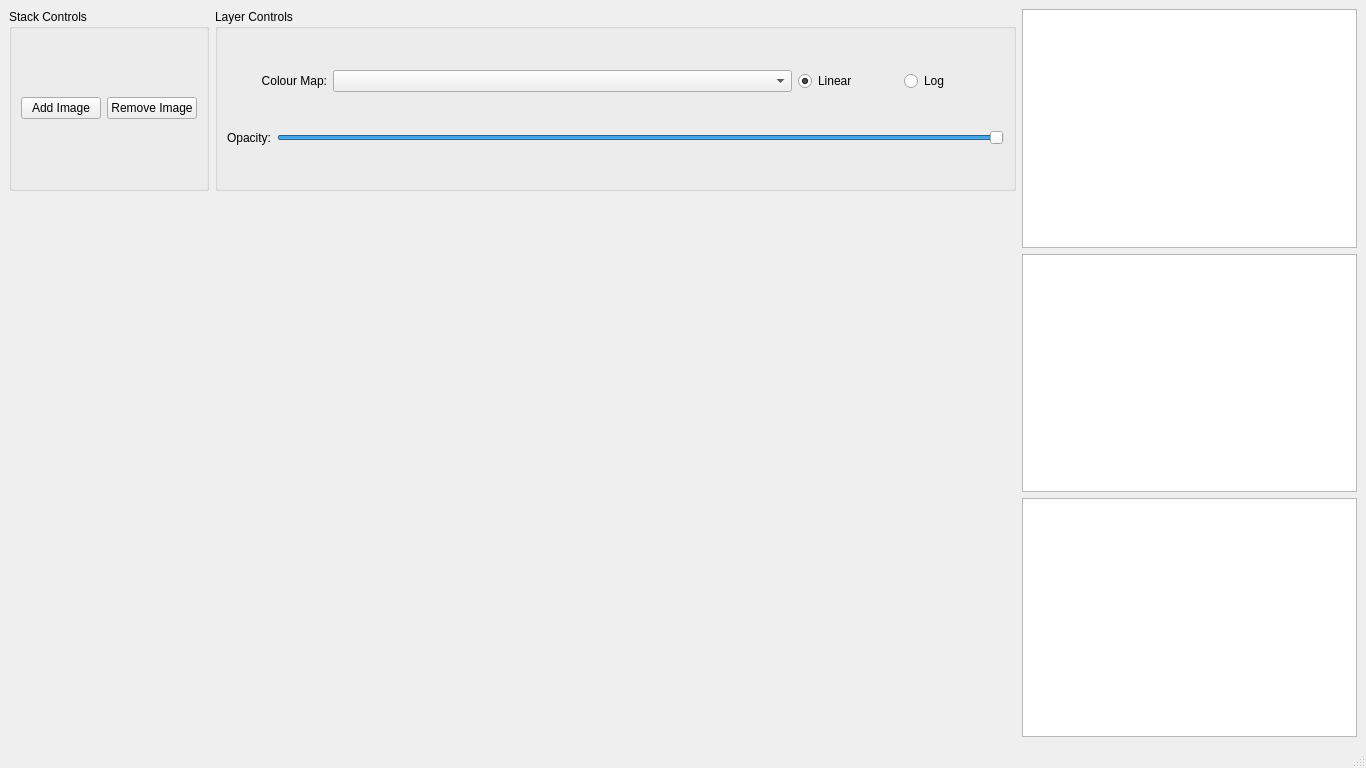
<?xml version="1.0" encoding="UTF-8"?>
<ui version="4.0">
 <class>pqWindowImage</class>
 <widget class="QMainWindow" name="pqWindowImage">
  <property name="geometry">
   <rect>
    <x>0</x>
    <y>0</y>
    <width>1366</width>
    <height>768</height>
   </rect>
  </property>
  <property name="windowTitle">
   <string/>
  </property>
  <widget class="QWidget" name="centralwidget">
   <layout class="QHBoxLayout" name="horizontalLayout">
    <item>
     <layout class="QHBoxLayout" name="centralLayout" stretch="3,1">
      <item>
       <layout class="QVBoxLayout" name="ImagePanel" stretch="1,3">
        <item>
         <layout class="QHBoxLayout" name="ControlPanel">
          <property name="spacing">
           <number>6</number>
          </property>
          <item>
           <widget class="QGroupBox" name="StackControlBox">
            <property name="title">
             <string>Stack Controls</string>
            </property>
            <layout class="QHBoxLayout" name="horizontalLayout_4">
             <item>
              <layout class="QGridLayout" name="gridLayout">
               <item row="0" column="1">
                <widget class="QPushButton" name="btnRemoveImageFromStack">
                 <property name="text">
                  <string>Remove Image</string>
                 </property>
                </widget>
               </item>
               <item row="0" column="0">
                <widget class="QPushButton" name="btnAddImageToStack">
                 <property name="text">
                  <string>Add Image</string>
                 </property>
                </widget>
               </item>
              </layout>
             </item>
            </layout>
           </widget>
          </item>
          <item>
           <widget class="QGroupBox" name="LayerControlPanel">
            <property name="title">
             <string>Layer Controls</string>
            </property>
            <layout class="QHBoxLayout" name="controls">
             <item>
              <layout class="QVBoxLayout" name="LayerSettings">
               <item>
                <layout class="QHBoxLayout" name="SelectSettings">
                 <item>
                  <widget class="QLabel" name="label_2">
                   <property name="sizePolicy">
                    <sizepolicy hsizetype="Minimum" vsizetype="Preferred">
                     <horstretch>0</horstretch>
                     <verstretch>0</verstretch>
                    </sizepolicy>
                   </property>
                   <property name="maximumSize">
                    <size>
                     <width>100</width>
                     <height>16777215</height>
                    </size>
                   </property>
                   <property name="text">
                    <string>Colour Map:</string>
                   </property>
                   <property name="alignment">
                    <set>Qt::AlignRight|Qt::AlignTrailing|Qt::AlignVCenter</set>
                   </property>
                  </widget>
                 </item>
                 <item>
                  <widget class="QComboBox" name="cmbxLUTSelect"/>
                 </item>
                 <item>
                  <widget class="QRadioButton" name="linearRadioButton">
                   <property name="maximumSize">
                    <size>
                     <width>100</width>
                     <height>16777215</height>
                    </size>
                   </property>
                   <property name="text">
                    <string>Linear</string>
                   </property>
                   <property name="checked">
                    <bool>true</bool>
                   </property>
                  </widget>
                 </item>
                 <item>
                  <widget class="QRadioButton" name="logRadioButton">
                   <property name="maximumSize">
                    <size>
                     <width>100</width>
                     <height>16777215</height>
                    </size>
                   </property>
                   <property name="text">
                    <string>Log</string>
                   </property>
                  </widget>
                 </item>
                </layout>
               </item>
               <item>
                <layout class="QHBoxLayout" name="horizontalLayout_3">
                 <item>
                  <widget class="QLabel" name="label">
                   <property name="text">
                    <string>Opacity:</string>
                   </property>
                   <property name="alignment">
                    <set>Qt::AlignRight|Qt::AlignTrailing|Qt::AlignVCenter</set>
                   </property>
                  </widget>
                 </item>
                 <item>
                  <widget class="QSlider" name="opacitySlider">
                   <property name="maximum">
                    <number>100</number>
                   </property>
                   <property name="value">
                    <number>100</number>
                   </property>
                   <property name="orientation">
                    <enum>Qt::Horizontal</enum>
                   </property>
                  </widget>
                 </item>
                </layout>
               </item>
              </layout>
             </item>
            </layout>
           </widget>
          </item>
         </layout>
        </item>
        <item>
         <layout class="QHBoxLayout" name="PVLayout"/>
        </item>
       </layout>
      </item>
      <item>
       <layout class="QVBoxLayout" name="VLVAPanel">
        <item>
         <widget class="QTableWidget" name="elementListWidget">
          <property name="maximumSize">
           <size>
            <width>16777215</width>
            <height>16777215</height>
           </size>
          </property>
          <property name="columnCount">
           <number>2</number>
          </property>
          <attribute name="horizontalHeaderVisible">
           <bool>false</bool>
          </attribute>
          <column/>
          <column/>
         </widget>
        </item>
        <item>
         <widget class="QTableWidget" name="tblCompactSourcesTable">
          <property name="maximumSize">
           <size>
            <width>16777215</width>
            <height>16777215</height>
           </size>
          </property>
         </widget>
        </item>
        <item>
         <widget class="QListWidget" name="lstImageList">
          <property name="maximumSize">
           <size>
            <width>16777215</width>
            <height>16777215</height>
           </size>
          </property>
          <property name="alternatingRowColors">
           <bool>true</bool>
          </property>
         </widget>
        </item>
       </layout>
      </item>
     </layout>
    </item>
   </layout>
  </widget>
  <widget class="QMenuBar" name="menubar">
   <property name="geometry">
    <rect>
     <x>0</x>
     <y>0</y>
     <width>1366</width>
     <height>22</height>
    </rect>
   </property>
  </widget>
  <widget class="QStatusBar" name="statusBar"/>
 </widget>
 <resources/>
 <connections/>
</ui>
